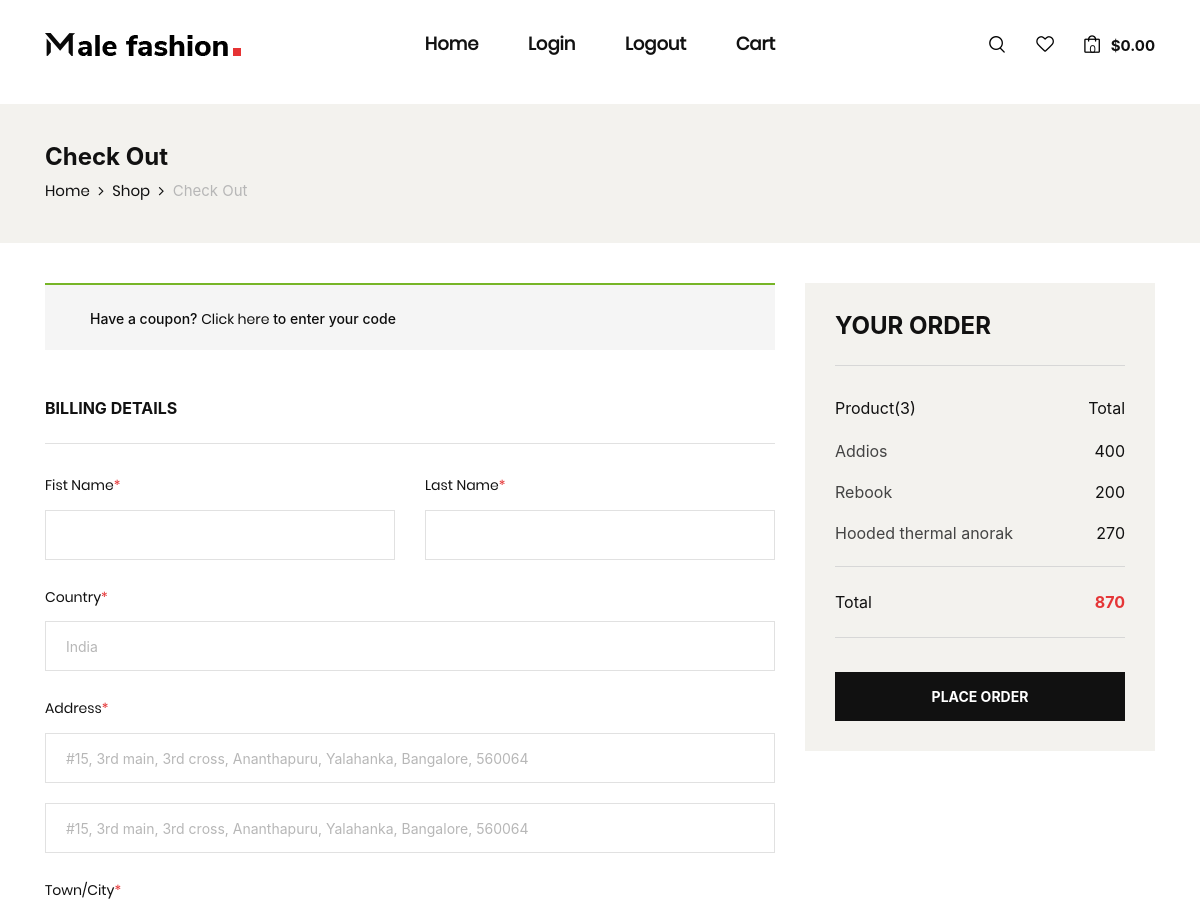
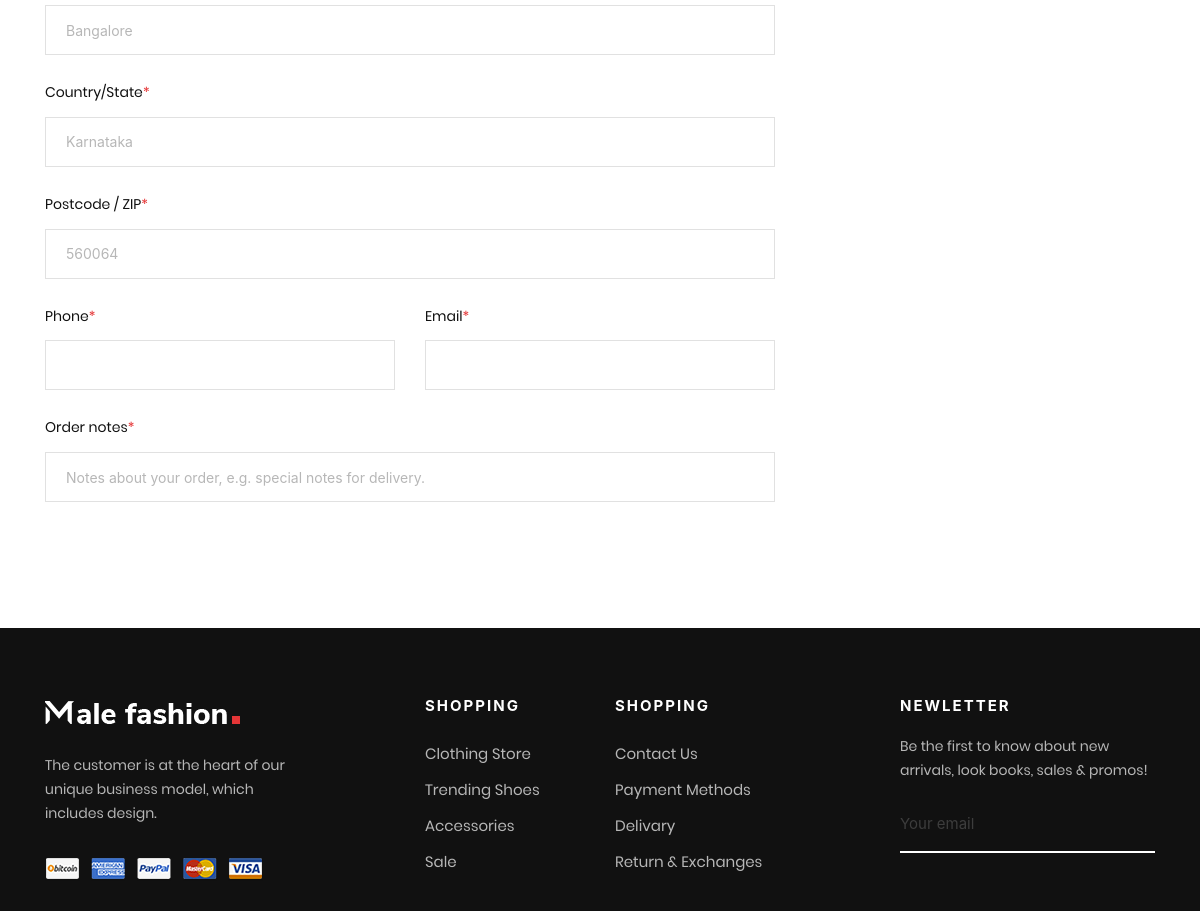
The app's page /checkout (signed in) with its own data (2 pictures, top to bottom).
### fasions/models.py (models this page shows, shortened)
class Address(models.Model):
    user=models.ForeignKey(Customer, on_delete=models.SET_NULL,null=True)
    country=models.CharField(max_length=20)
    streetAdreess = models.CharField(max_length=100)
    apartment = models.CharField(max_length = 30, null=True, blank=True)
    city = models.CharField(max_length=20)
    state = models.CharField(max_length = 20)
    postcode = models.CharField(max_length = 10)

class Cart(models.Model):
    user=models.ForeignKey(Customer, on_delete=models.SET_NULL,null=True)
    product=models.ForeignKey(Product, on_delete=models.SET_NULL,null=True)
    quantity = models.IntegerField(default=1,null=True, blank=True)
    date_added = models.DateTimeField(auto_now_add=True)

class Product(models.Model):
    productName = models.CharField(max_length=60,null=True,blank=True)
    brand = models.CharField(max_length=60)
    description = models.TextField()
    image = models.ImageField(upload_to='pics')
    wrong_price = models.IntegerField(null=True, blank=True)
    correct_price = models.IntegerField(null=True, blank=True)
    delivery_charge = models.IntegerField(null=True, blank=True)

### fasions/views.py (the view)
# urls.py: path("checkout",views.checkout, name="checkout"),
def checkout(request):
    if request.user.is_authenticated:
        user = request.user.customer
        cart = Cart.objects.filter(user = user)
        address = Address.objects.filter(user = user)[0]
        print(address.country)
        total = 0
        count =0
        for i in cart:
            count += 1
            total += i.product.correct_price
        context = {
            'cart':cart,
            'address':address,
            'total':total,
            'count':count,
            'user':user
        }
        return render(request,'checkout.html',context)
    else:
        return redirect("login")

### TEMPLATES/checkout.html (shortened to what this page needs)
{% extends 'main.html' %}
{% load static %}
    {% block content %}
    <section class="breadcrumb-option">
        <div class="container">
            <div class="row">
                <div class="col-lg-12">
                    <div class="breadcrumb__text">
                        <h4>Check Out</h4>
                        <div class="breadcrumb__links">
                            <a href="./index.html">Home</a>
                            <a href="./shop.html">Shop</a>
                            <span>Check Out</span>
                        </div>
                    </div>
                </div>
            </div>
        </div>
    </section>
    <section class="checkout spad">
        <div class="container">
            <div class="checkout__form">
                <form action="#">
                    <div class="row">
                        <div class="col-lg-8 col-md-6">
                            <h6 class="coupon__code"> Have a coupon? <a href="#">Click
                            here</a> to enter your code</h6>
                            <h6 class="checkout__title">Billing Details</h6>
                            <div class="row">
                                <div class="col-lg-6">
                                    <div class="checkout__input">
                                        <p>Fist Name<span>*</span></p>
                                        <input type="text" value="{{user.first_name}}">
                                    </div>
                                </div>
                                <div class="col-lg-6">
                                    <div class="checkout__input">
                                        <p>Last Name<span>*</span></p>
                                        <input type="text" value="{{user.last_name}}">
                                    </div>
                                </div>
                            </div>
                            <div class="checkout__input">
                                <p>Country<span>*</span></p>
                                <input type="text" value="{{address.country}}">
                            </div>
                            <div class="checkout__input">
                                <p>Address<span>*</span></p>
                                <input type="text" placeholder="Street Address" class="checkout__input__add" value="{{address.streetAdreess}}">
                                <input type="text" placeholder="Apartment, suite, unite ect (optinal)" value="{{address.streetAdreess}}">
                            </div>
                            <div class="checkout__input">
                                <p>Town/City<span>*</span></p>
                                <input type="text" value="{{address.city}}">
                            </div>
                            <div class="checkout__input">
                                <p>Country/State<span>*</span></p>
                                <input type="text" value="{{address.state}}">
                            </div>
                            <div class="checkout__input">
                                <p>Postcode / ZIP<span>*</span></p>
                                <input type="text" value="{{address.postcode}}">
                            </div>
                            <div class="row">
                                <div class="col-lg-6">
                                    <div class="checkout__input">
                                        <p>Phone<span>*</span></p>
                                        <input type="text" value="">
                                    </div>
                                </div>
                                <div class="col-lg-6">
                                    <div class="checkout__input">
                                        <p>Email<span>*</span></p>
                                        <input type="text">
                                    </div>
                                </div>
                            </div>
                            <div class="checkout__input">
                                <p>Order notes<span>*</span></p>
                                <input type="text"
                                placeholder="Notes about your order, e.g. special notes for delivery.">
                            </div>
                        </div>
                        <div class="col-lg-4 col-md-6">
                            <div class="checkout__order">
                                <h4 class="order__title">Your order</h4>
                                <div class="checkout__order__products">Product({{count}}) <span>Total</span></div>
                                <ul class="checkout__total__products">
                                    {% for carts in cart %}
                                    <li>{{carts.product.brand}}<span>{{carts.product.correct_price}}</span></li>
                                    {% endfor %}
                                </ul>
                                <ul class="checkout__total__all">
                                    <li>Total <span>{{total}}</span></li>
                                </ul>
                                <button type="submit" class="site-btn">PLACE ORDER</button>
                            </div>
                        </div>
                    </div>
                </form>
            </div>
        </div>
    </section>
    {% endblock content %}

### static/css/style.css (style rules this page uses)
html, body { height: 100%; font-family: "Nunito Sans", sans-serif; -webkit-font-smoothing: antialiased; }
h1, h2, h3, h4, h5, h6 { margin: 0; color: #111111; font-weight: 400; font-family: "Nunito Sans", sans-serif; }
h4 { font-size: 24px; }
h6 { font-size: 16px; }
p { font-size: 15px; font-family: "Nunito Sans", sans-serif; color: #3d3d3d; font-weight: 400; line-height: 25px; margin: 0 0 15px 0; }
ul, ol { padding: 0; margin: 0; }
.spad { padding-top: 40px; padding-bottom: 100px; }
.site-btn { font-size: 14px; color: #ffffff; background: #111111; font-weight: 700; border: none; text-transform: uppercase; display: inline-block; padding: 14px 30px; }
.breadcrumb-option { background: #f3f2ee; padding: 40px 0; }
.breadcrumb__text h4 { color: #111111; font-weight: 700; margin-bottom: 8px; }
.breadcrumb__links a { font-size: 15px; color: #111111; margin-right: 18px; display: inline-block; position: relative; }
.breadcrumb__links a:after { position: absolute; right: -14px; top: 0; content: ""; font-family: "FontAwesome"; }
.breadcrumb__links span { font-size: 15px; color: #b7b7b7; display: inline-block; }
.coupon__code { color: #0d0d0d; font-size: 14px; border-top: 2px solid #77b527; background: #f5f5f5; padding: 23px 30px 18px; margin-bottom: 50px; }
.coupon__code a { color: #0d0d0d; }
.checkout__title { color: #111111; font-weight: 700; text-transform: uppercase; border-bottom: 1px solid #e1e1e1; padding-bottom: 25px; margin-bottom: 30px; }
.checkout__input { margin-bottom: 6px; }
.checkout__input p { color: #111111; margin-bottom: 12px; }
.checkout__input p span { color: #e53637; }
.checkout__input input { height: 50px; width: 100%; border: 1px solid #e1e1e1; font-size: 14px; color: #b7b7b7; padding-left: 20px; margin-bottom: 20px; }
.checkout__input input::placeholder { color: #b7b7b7; }
.checkout__order { background: #f3f2ee; padding: 30px; }
.checkout__order .order__title { color: #111111; font-weight: 700; text-transform: uppercase; border-bottom: 1px solid #d7d7d7; padding-bottom: 25px; margin-bottom: 30px; }
.checkout__order .site-btn { width: 100%; margin-top: 8px; }
.checkout__order__products { font-size: 16px; color: #111111; overflow: hidden; margin-bottom: 18px; }
.checkout__order__products span { float: right; }
.checkout__total__products { margin-bottom: 20px; }
.checkout__total__products li { font-size: 16px; color: #444444; list-style: none; line-height: 26px; overflow: hidden; margin-bottom: 15px; }
.checkout__total__products li:last-child { margin-bottom: 0; }
.checkout__total__products li span { color: #111111; float: right; }
.checkout__total__all { border-top: 1px solid #d7d7d7; border-bottom: 1px solid #d7d7d7; padding: 15px 0; margin-bottom: 26px; }
.checkout__total__all li { list-style: none; font-size: 16px; color: #111111; line-height: 40px; overflow: hidden; }
.checkout__total__all li span { color: #e53637; font-weight: 700; float: right; }
@media only screen and (min-width: 1200px) { .container { max-width: 1170px; } }

### static/css/main.css (style rules this page uses)
* { margin: 0px; padding: 0px; box-sizing: border-box; }
body, html { height: 100%; font-family: Poppins-Regular, sans-serif; }
a { font-family: Poppins-Regular; font-size: 14px; line-height: 1.7; color: #666666; margin: 0px; transition: all 0.4s; -webkit-transition: all 0.4s; -o-transition: all 0.4s; -moz-transition: all 0.4s; }
h1,h2,h3,h4,h5,h6 { margin: 0px; }
p { font-family: Poppins-Regular; font-size: 14px; line-height: 1.7; color: #666666; margin: 0px; }
ul, li { margin: 0px; list-style-type: none; }
input { outline: none; border: none; }
button { outline: none !important; border: none; background: transparent; }

### records on screen
Address: country "India", streetAdreess "#15, 3rd main, 3rd cross, Ananthapuru, Yalahanka, Bangalore, 560064", city "Bangalore", state "Karnataka", postcode "560064"
Cart: product.brand "Addios", product.correct_price "400"
Cart: product.brand "Rebook", product.correct_price "200"
Cart: product.brand "Hooded thermal anorak", product.correct_price "270"

### other values on screen
{{ count }} "3"
{{ total }} "870"
